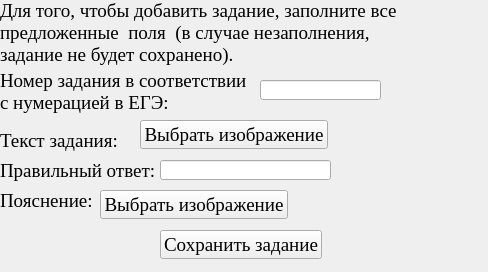
<?xml version="1.0" encoding="UTF-8"?>
<ui version="4.0">
 <class>MainWindow</class>
 <widget class="QMainWindow" name="MainWindow">
  <property name="geometry">
   <rect>
    <x>0</x>
    <y>0</y>
    <width>488</width>
    <height>272</height>
   </rect>
  </property>
  <property name="windowTitle">
   <string>MainWindow</string>
  </property>
  <widget class="QWidget" name="centralwidget">
   <widget class="QLabel" name="label">
    <property name="geometry">
     <rect>
      <x>0</x>
      <y>0</y>
      <width>401</width>
      <height>65</height>
     </rect>
    </property>
    <property name="font">
     <font>
      <family>Times New Roman</family>
      <pointsize>14</pointsize>
     </font>
    </property>
    <property name="text">
     <string>Для того, чтобы добавить задание, заполните все
предложенные  поля  (в случае незаполнения,
задание не будет сохранено).</string>
    </property>
    <property name="wordWrap">
     <bool>false</bool>
    </property>
   </widget>
   <widget class="QLabel" name="label_2">
    <property name="geometry">
     <rect>
      <x>0</x>
      <y>70</y>
      <width>248</width>
      <height>43</height>
     </rect>
    </property>
    <property name="font">
     <font>
      <family>Times New Roman</family>
      <pointsize>14</pointsize>
     </font>
    </property>
    <property name="text">
     <string>Номер задания в соответствии 
с нумерацией в ЕГЭ:</string>
    </property>
   </widget>
   <widget class="QLineEdit" name="n_le">
    <property name="geometry">
     <rect>
      <x>260</x>
      <y>80</y>
      <width>121</width>
      <height>20</height>
     </rect>
    </property>
    <property name="font">
     <font>
      <family>Times New Roman</family>
      <pointsize>14</pointsize>
     </font>
    </property>
   </widget>
   <widget class="QLabel" name="label_3">
    <property name="geometry">
     <rect>
      <x>0</x>
      <y>130</y>
      <width>412</width>
      <height>21</height>
     </rect>
    </property>
    <property name="font">
     <font>
      <family>Times New Roman</family>
      <pointsize>14</pointsize>
     </font>
    </property>
    <property name="text">
     <string>Текст задания:</string>
    </property>
   </widget>
   <widget class="QLabel" name="label_9">
    <property name="geometry">
     <rect>
      <x>0</x>
      <y>160</y>
      <width>412</width>
      <height>21</height>
     </rect>
    </property>
    <property name="font">
     <font>
      <family>Times New Roman</family>
      <pointsize>14</pointsize>
     </font>
    </property>
    <property name="text">
     <string>Правильный ответ:</string>
    </property>
   </widget>
   <widget class="QLabel" name="label_10">
    <property name="geometry">
     <rect>
      <x>0</x>
      <y>190</y>
      <width>101</width>
      <height>21</height>
     </rect>
    </property>
    <property name="font">
     <font>
      <family>Times New Roman</family>
      <pointsize>14</pointsize>
     </font>
    </property>
    <property name="text">
     <string>Пояснение:</string>
    </property>
   </widget>
   <widget class="QLineEdit" name="rv_le">
    <property name="geometry">
     <rect>
      <x>160</x>
      <y>160</y>
      <width>171</width>
      <height>20</height>
     </rect>
    </property>
    <property name="font">
     <font>
      <family>Times New Roman</family>
      <pointsize>14</pointsize>
     </font>
    </property>
   </widget>
   <widget class="QPushButton" name="pushButton_add">
    <property name="geometry">
     <rect>
      <x>160</x>
      <y>230</y>
      <width>162</width>
      <height>29</height>
     </rect>
    </property>
    <property name="font">
     <font>
      <family>Times New Roman</family>
      <pointsize>14</pointsize>
     </font>
    </property>
    <property name="text">
     <string>Сохранить задание</string>
    </property>
   </widget>
   <widget class="QPushButton" name="task_add">
    <property name="geometry">
     <rect>
      <x>140</x>
      <y>120</y>
      <width>188</width>
      <height>29</height>
     </rect>
    </property>
    <property name="font">
     <font>
      <family>Times New Roman</family>
      <pointsize>14</pointsize>
     </font>
    </property>
    <property name="text">
     <string>Выбрать изображение</string>
    </property>
   </widget>
   <widget class="QPushButton" name="expl_add">
    <property name="geometry">
     <rect>
      <x>100</x>
      <y>190</y>
      <width>188</width>
      <height>29</height>
     </rect>
    </property>
    <property name="font">
     <font>
      <family>Times New Roman</family>
      <pointsize>14</pointsize>
     </font>
    </property>
    <property name="text">
     <string>Выбрать изображение</string>
    </property>
   </widget>
  </widget>
 </widget>
 <resources/>
 <connections/>
</ui>
